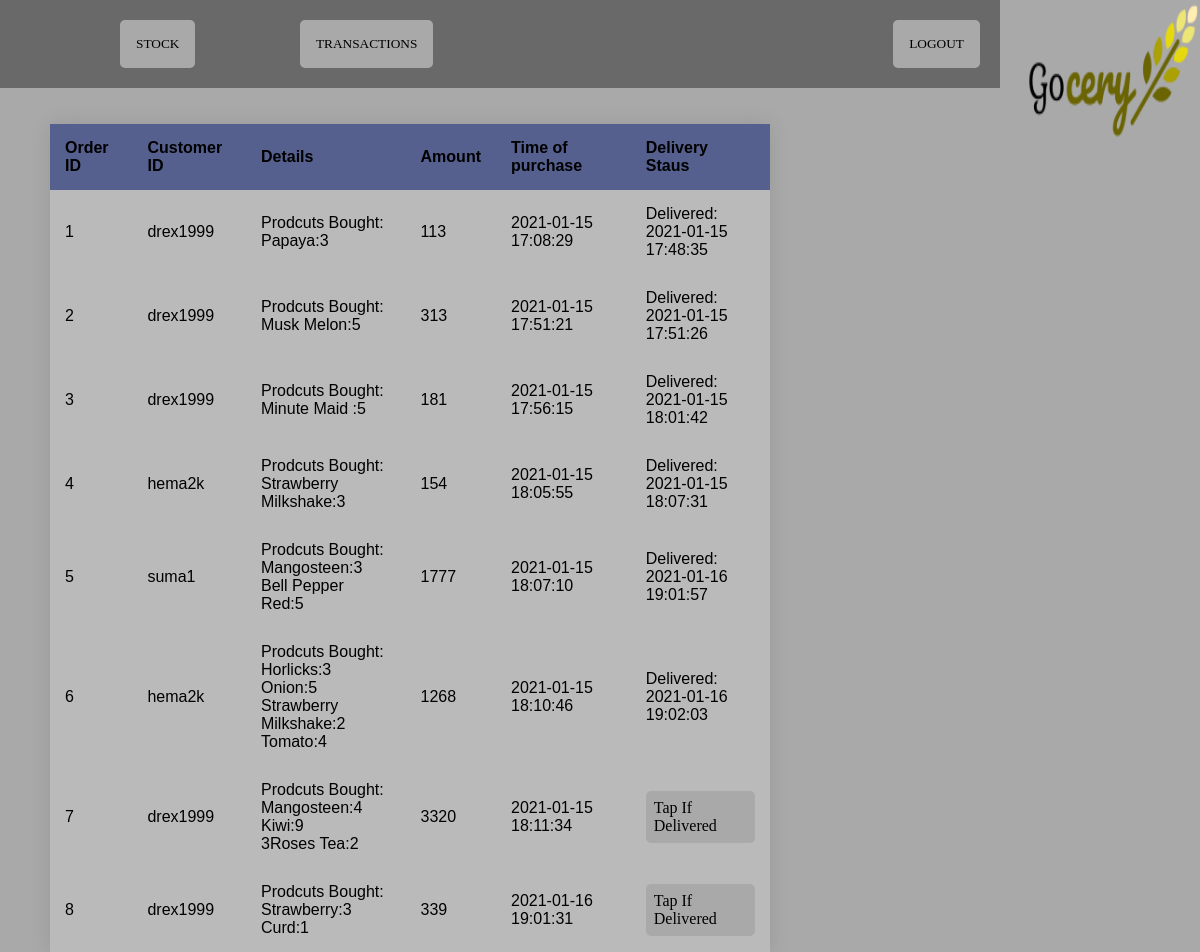
Screenshot of /PHP/trans.php with the database file from the repository.
### tables this page shows
CREATE TABLE IF NOT EXISTS `orders` (
  `orderid` int(6) NOT NULL AUTO_INCREMENT,
  `details` longtext NOT NULL,
  `amount` int(6) NOT NULL,
  `time` datetime NOT NULL,
  `status` varchar(20) NOT NULL DEFAULT 'no',
  `dtime` datetime DEFAULT NULL,
  `custid` varchar(200) NOT NULL,
  PRIMARY KEY (`orderid`),
  KEY `custid` (`custid`)
);

### PHP/trans.php (the view, shortened to what this page needs)
<!DOCTYPE html>
<html>
    <head>
        <link rel="stylesheet" type="text/css" href="style.css">
    </head>
    <body>
	   <img id="logo" src="logo.png" alt="Image" width="100" height="20">
       <div id="nav">
		<button class="button" onclick="location.href='admin.php'"> STOCK </button>
		<button class="button" onclick="location.href='trans.php'"> TRANSACTIONS </button>
    <button id="posb" class="button" onclick="location.href='logout.php'"> LOGOUT </button>
	   </div>
    <table>
<?php
$servername = "localhost";
$username = "root";
$password = "";
$dbname = "gocery";
$conn = new mysqli($servername, $username, $password, $dbname);
$sql = "SELECT * FROM `orders` ";
$result = $conn->query($sql);
if ($result->num_rows > 0) {
    echo "<br><br><tr><thead><th>Order ID</th><th>Customer ID</th><th>Details</th><th>Amount</th><th>Time of purchase</th><th>Delivery Staus</th></thead></tr>";
    while($row = $result->fetch_assoc()) {
      if($row['status']=="no")
      echo "<tr><td>".$row["orderid"]."</td><td>".$row["custid"]."</td><td>".$row["details"]."</td><td>".$row["amount"]."</td><td>".$row["time"]."</td><td><a id=\"button1\" href='delia.php?a=".$row["orderid"]."'>Tap if Delivered </button></td></tr>";
      else
      {
      $stat="Delivered:<br/>".$row['dtime'];
      echo "<tr><td>".$row["orderid"]."</td><td>".$row["custid"]."</td><td>".$row["details"]."</td><td>".$row["amount"]."</td><td>".$row["time"]."</td><td>".$stat."</td></tr>";
      }
    }
    }
 else {
    echo "<br><br><h4>0 Results</h4>";
}
?>
    </body>
</html>

### PHP/style.css (style rules this page uses)
body { margin: 0; padding: 0; background: url(wallp.jpg); height:100%; background-size:cover; background-repeat: no-repeat; background-position:right-top; font-family: sans-serif; }

### PHP/trans.php (style rules this page uses)
body { background: darkgray; }
#logo { position:fixed; top:0px; right:0px; height:15%; width:15%; }
.button { color:black; text-transform: capitalize; text-decoration: none; background:darkgray; padding: 16px; border-radius: 5px; display: inline-block; border: none; margin-left:100px; transition: all 0.4s ease 0s; font-family: 'myFancyFont3',times,serif ; }
#nav { width:80%; background:dimgray; padding: 20px; }
table { width: 60%; border-collapse: collapse; overflow: hidden; box-shadow: 0 0 20px rgba(0,0,0,0.1); margin-left: 50px; }
th,td { padding: 15px; background-color: rgba(255,255,255,0.2); color: #000; }
th { text-align: left; }
#posb { float:right; }
#button1 { color:black; text-transform: capitalize; text-decoration: none; background:darkgray; padding: 8px; border-radius: 5px; display: inline-block; border: none; margin-left: 0px; margin-right: 0px; margin-top: 0px; margin-bottom: 0px; transition: all 0.4s ease 0s; font-family: 'myFancyFont3',times,serif ; }

### rows the page displays
orders: orderid "1", custid "drex1999", details "Prodcuts Bought: Papaya:3", amount "113", time "2021-01-15 17:08:29", dtime "2021-01-15 17:48:35"
orders: orderid "2", custid "drex1999", details "Prodcuts Bought: Musk Melon:5", amount "313", time "2021-01-15 17:51:21", dtime "2021-01-15 17:51:26"
orders: orderid "3", custid "drex1999", details "Prodcuts Bought: Minute Maid :5", amount "181", time "2021-01-15 17:56:15", dtime "2021-01-15 18:01:42"
orders: orderid "4", custid "hema2k", details "Prodcuts Bought: Strawberry Milkshake:3", amount "154", time "2021-01-15 18:05:55", dtime "2021-01-15 18:07:31"
orders: orderid "5", custid "suma1", details "Prodcuts Bought: Mangosteen:3 Bell Pepper Red:5", amount "1777", time "2021-01-15 18:07:10", dtime "2021-01-16 19:01:57"
orders: orderid "6", custid "hema2k", details "Prodcuts Bought: Horlicks:3 Onion:5 Strawberry Milkshake:2 Tomato:4", amount "1268", time "2021-01-15 18:10:46", dtime "2021-01-16 19:02:03"
orders: orderid "7", custid "drex1999", details "Prodcuts Bought: Mangosteen:4 Kiwi:9 3Roses Tea:2", amount "3320", time "2021-01-15 18:11:34"
orders: orderid "8", custid "drex1999", details "Prodcuts Bought: Strawberry:3 Curd:1", amount "339", time "2021-01-16 19:01:31"
